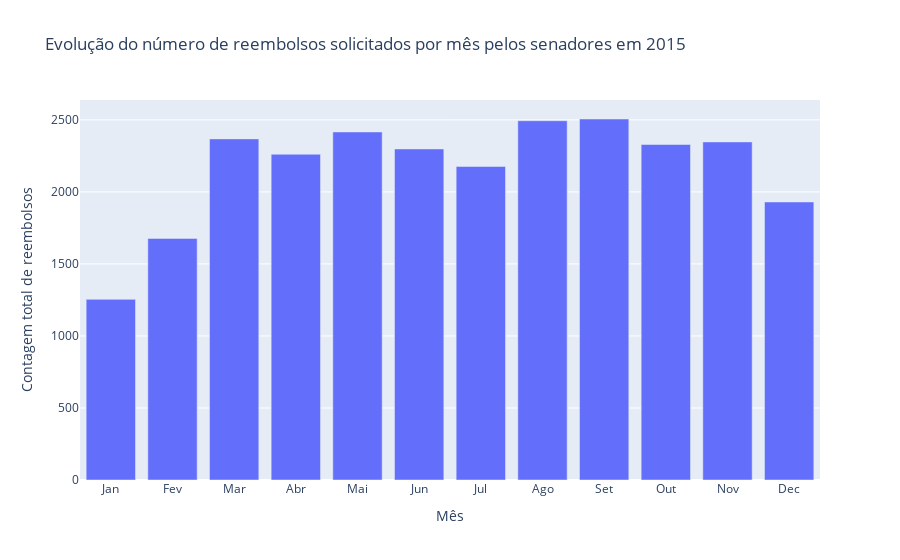

Here is the notebook cell this chart was saved with:
### Code cell
bar = go.Bar(x = months, y = df.groupby('MES')['VALOR_REEMBOLSADO'].count())
data = [bar]
layout = go.Layout(title = 'Evolução do número de reembolsos solicitados por mês pelos senadores em 2015', yaxis = {'title': 'Contagem total de reembolsos'}, xaxis = {'title': 'Mês'})
fig = go.Figure(data = data, layout = layout)
py.iplot(fig)

### Figure 1 — Plotly figure (JSON) as saved in the notebook; plotly's stock layout.template omitted (floating-point values rounded to 4 significant figures)
{"data": [{"type": "bar", "x": ["Jan", "Fev", "Mar", "Abr", "Mai", "Jun", "Jul", "Ago", "Set", "Out", "Nov", "Dec"], "y": [1254, 1677, 2368, 2261, 2416, 2298, 2176, 2494, 2506, 2329, 2347, 1930]}], "layout": {"title": {"text": "Evolução do número de reembolsos solicitados por mês pelos senadores em 2015"}, "xaxis": {"title": {"text": "Mês"}}, "yaxis": {"title": {"text": "Contagem total de reembolsos"}}}}
